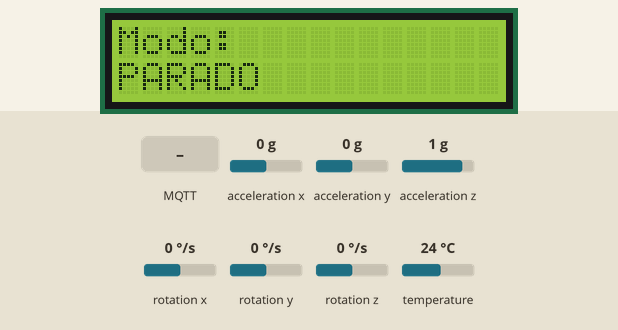
Simulated run of this program. Board: ESP32. Shown: 16×2 character LCD. Inputs (shaded band) come from the test bench; at power-on: acceleration x 0 g, acceleration y 0 g, acceleration z 1 g, rotation x 0 °/s, rotation y 0 °/s, rotation z 0 °/s, temperature 24 °C. WiFi joins after 1.5 s; servers stay silent unless stated; random numbers use the default seed unless the program sets one; no MQTT or app messages arrive unless stated; what the program prints to the serial monitor is not drawn.

Above: at 3.8 s.
3.9 s: acceleration x set to -1.4 g
At 5.4 s:
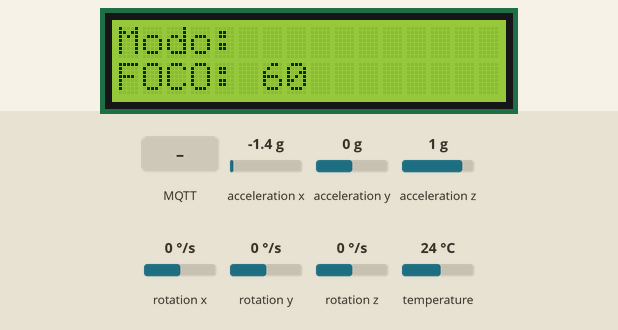
6.9 s: MQTT message "1" arrives on the first subscribed topic
At 7.6 s:
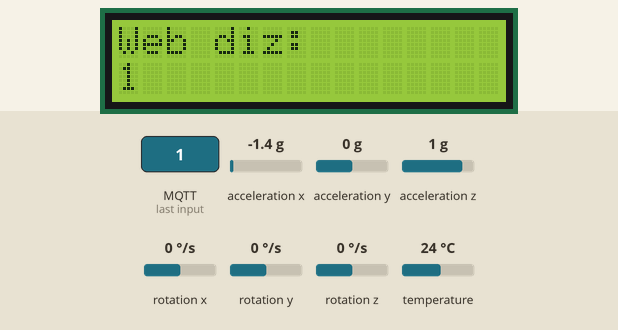
8.4 s: acceleration x set to 1.4 g
At 11.3 s:
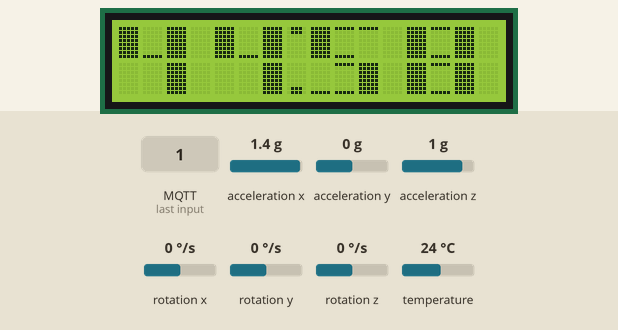
11.4 s: MQTT message "on" arrives on the first subscribed topic
At 12.1 s:
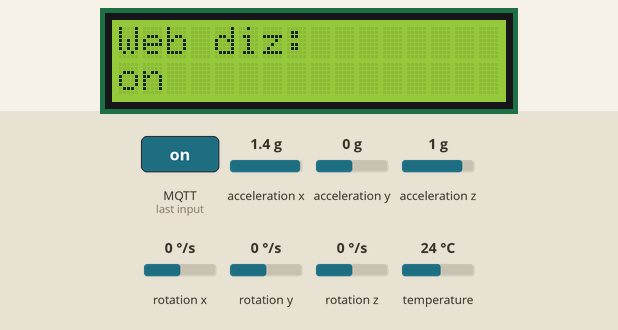
13.0 s: MQTT message "off" arrives on the first subscribed topic
At 13.8 s:
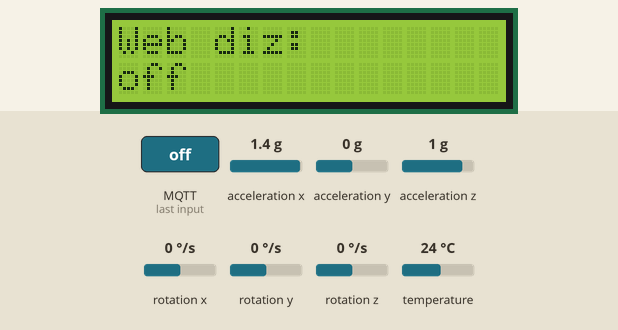
14.5 s: acceleration x set to -0.8 g
At 15.8 s:
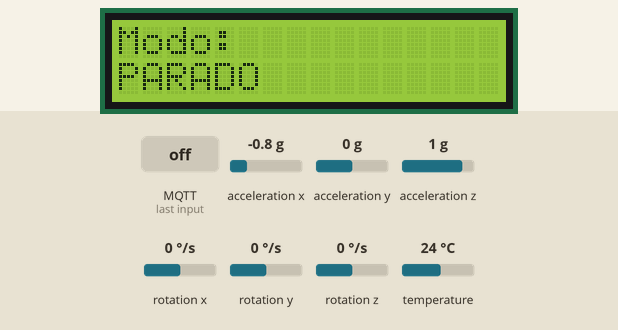
Timing chart, 0 to 17.5 s (numbered marks = the images above; inputs shaded):
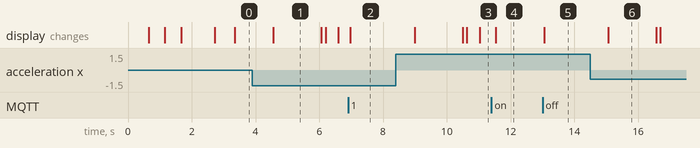

The program:

main.cpp
```cpp
/* =================================================================
 * PROJETO: FOCUS CUBE
 * AUTOR: André Goes, Gabriel Caetano, João Fittipaldi e Lizandra Vieira
 * =================================================================
 */

#include <Arduino.h>
#include <Wire.h>
#include <Adafruit_MPU6050.h>
#include <Adafruit_Sensor.h>
#include <LiquidCrystal_I2C.h>
#include <WiFi.h>
#include <PubSubClient.h>
#include "freertos/FreeRTOS.h"
#include "freertos/task.h"
#include "freertos/queue.h"
#include "freertos/semphr.h"

#define SDA_PIN 21
#define SCL_PIN 22

// --- Configurações ---
const char* WIFI_SSID = "uaifai-tiradentes";
const char* WIFI_PASS = "bemvindoaocesar";
const char* MQTT_BROKER = "broker.hivemq.com";
const int   MQTT_PORT = 1883;
const char* MQTT_TOPIC_STATUS = "focuscube/status";
const char* MQTT_TOPIC_COMMAND = "focuscube/comando";
Adafruit_MPU6050 mpu;
LiquidCrystal_I2C lcd(0x27, 16, 2);
WiFiClient espClient;
PubSubClient mqttClient(espClient);

enum Face { FACE_POS_X, FACE_NEG_X, FACE_POS_Y, FACE_NEG_Y, FACE_POS_Z, FACE_NEG_Z, FACE_UNKNOWN };
enum ModeType { TYPE_FOCUS, TYPE_SMART_BREAK, TYPE_IDLE };

struct ModeConfig { const char* name; uint32_t seconds; ModeType type; };
enum DisplayMessageType { MSG_TYPE_FACE, MSG_TYPE_COMMAND };
struct DisplayMessage { DisplayMessageType type; union { Face face; char command[17]; } data; };

QueueHandle_t xDisplayQueue;
QueueHandle_t xMQTTQueue;
SemaphoreHandle_t mutexI2C;

TaskHandle_t  xTaskSensor;
TaskHandle_t  xTaskDisplay;
TaskHandle_t  xTaskMQTT;

// --- Protótipos ---
void vTask_Sensor(void *pvParameters);
void vTask_Display(void *pvParameters);
void vTask_MQTT(void *pvParameters);
Face classifyFace(float ax, float ay, float az);
void setupWiFi();
void reconnectMQTT();
void mqttCallback(char* topic, byte* payload, unsigned int length);
ModeConfig getModeForFace(Face f);
void loadCustomChars();
void printBigDigit(int digit, int col);

// ================== SETUP ==================
void setup() {
  Serial.begin(115200);
  Wire.begin(SDA_PIN, SCL_PIN);
  mutexI2C = xSemaphoreCreateMutex();

  lcd.init();
  lcd.backlight();
  loadCustomChars();

  if (!mpu.begin()) {
    Serial.println("MPU Fail!");
    while(1) delay(100);
  }

  mpu.setAccelerometerRange(MPU6050_RANGE_4_G);
  mpu.setFilterBandwidth(MPU6050_BAND_21_HZ);

  setupWiFi();
  mqttClient.setServer(MQTT_BROKER, MQTT_PORT);
  mqttClient.setCallback(mqttCallback);

  xDisplayQueue = xQueueCreate(5, sizeof(DisplayMessage));
  xMQTTQueue = xQueueCreate(5, sizeof(Face));

  xTaskCreate(vTask_Sensor, "SensorTask", 4096, NULL, 1, &xTaskSensor);
  xTaskCreate(vTask_MQTT, "MQTTTask", 4096, NULL, 2, &xTaskMQTT);
  xTaskCreate(vTask_Display, "DisplayTask", 4096, NULL, 1, &xTaskDisplay);
}

void loop() { vTaskDelay(pdMS_TO_TICKS(1000)); }

// ================== TASKS ==================

void vTask_Sensor(void *pvParameters) {
  Face lastFace = FACE_UNKNOWN;
  Face candidateFace = FACE_UNKNOWN;
  unsigned long candidateSince = 0;
  sensors_event_t a, g, temp;

  for (;;) {
    if (xSemaphoreTake(mutexI2C, portMAX_DELAY) == pdTRUE) {
      mpu.getEvent(&a, &g, &temp);
      xSemaphoreGive(mutexI2C);
    }

    Face f = classifyFace(a.acceleration.x, a.acceleration.y, a.acceleration.z);
    unsigned long now = millis();

    if (f != candidateFace) { candidateFace = f; candidateSince = now; }

    if (f != lastFace && (now - candidateSince) >= 500) {
      lastFace = f;
      xQueueSend(xMQTTQueue, &lastFace, pdMS_TO_TICKS(10));
      DisplayMessage msg; msg.type = MSG_TYPE_FACE; msg.data.face = lastFace;
      xQueueSend(xDisplayQueue, &msg, pdMS_TO_TICKS(10));
    }
    vTaskDelay(pdMS_TO_TICKS(100));
  }
}

void vTask_Display(void *pvParameters) {
  DisplayMessage msg;
  bool timerRunning = false;
  uint32_t timerSecondsRemaining = 0;
  unsigned long lastTimerTick = 0;
  bool showModeScreen = false;
  unsigned long modeScreenUntil = 0;

  uint32_t lastFocusDuration = 25 * 60;
  char currentModeName[17] = "OCIOSO";

  if (xSemaphoreTake(mutexI2C, portMAX_DELAY) == pdTRUE) {
    lcd.clear(); lcd.print("Focus Cube");
    lcd.setCursor(0, 1); lcd.print("Pronto!");
    xSemaphoreGive(mutexI2C);
  }

  for (;;) {
    if (xQueueReceive(xDisplayQueue, &msg, 0) == pdTRUE) {
      if (msg.type == MSG_TYPE_FACE) {
        ModeConfig newMode = getModeForFace(msg.data.face);

        if (newMode.type == TYPE_FOCUS) {
          lastFocusDuration = newMode.seconds;
          timerSecondsRemaining = newMode.seconds;
          strcpy(currentModeName, newMode.name);
          Serial.printf(">>> Foco Inciado: %d min\n", newMode.seconds/60);

        } else if (newMode.type == TYPE_SMART_BREAK) {
          Serial.printf(">>> Calculando Pausa (Base: %d min)\n", lastFocusDuration/60);

          if (lastFocusDuration <= 25 * 60) {
            timerSecondsRemaining = 5 * 60;
            strcpy(currentModeName, "PAUSA (5m)");
          } else if (lastFocusDuration <= 30 * 60) {
            timerSecondsRemaining = 10 * 60;
            strcpy(currentModeName, "PAUSA (10m)");
          } else if (lastFocusDuration <= 45 * 60) {
            timerSecondsRemaining = 15 * 60;
            strcpy(currentModeName, "PAUSA (15m)");
          } else {
            timerSecondsRemaining = 20 * 60;
            strcpy(currentModeName, "PAUSA (20m)");
          }

        } else {
           timerSecondsRemaining = 0;
           strcpy(currentModeName, "PARADO");
        }

        timerRunning = (timerSecondsRemaining > 0);
        lastTimerTick = millis();
        showModeScreen = true;
        modeScreenUntil = millis() + 1500;

        if (xSemaphoreTake(mutexI2C, portMAX_DELAY) == pdTRUE) {
          lcd.clear(); lcd.print("Modo:");
          lcd.setCursor(0, 1); lcd.print(currentModeName);
          xSemaphoreGive(mutexI2C);
        }
      } else if (msg.type == MSG_TYPE_COMMAND) {
        timerRunning = false; showModeScreen = true; modeScreenUntil = millis() + 3000;
        if (xSemaphoreTake(mutexI2C, portMAX_DELAY) == pdTRUE) {
           lcd.clear(); lcd.print("Web diz:");
           lcd.setCursor(0, 1); lcd.print(msg.data.command);
           xSemaphoreGive(mutexI2C);
        }
      }
    }

    if (timerRunning) {
      if (millis() - lastTimerTick >= 1000) {
        lastTimerTick = millis();
        if (timerSecondsRemaining > 0) {
          timerSecondsRemaining--;

          Serial.printf("[TIMER] %02d:%02d\n", timerSecondsRemaining / 60, timerSecondsRemaining % 60);

        } else {
          timerRunning = false; showModeScreen = true; modeScreenUntil = millis() + 5000;
          if (xSemaphoreTake(mutexI2C, portMAX_DELAY) == pdTRUE) {
            lcd.clear(); lcd.print("      FIM!      ");
            xSemaphoreGive(mutexI2C);
          }
        }
      }
    }

    if (xSemaphoreTake(mutexI2C, portMAX_DELAY) == pdTRUE) {
      if (showModeScreen) {
        if (millis() >= modeScreenUntil) {
            showModeScreen = false; lcd.clear();
        }
      }
      else if (timerRunning) {
        int m = timerSecondsRemaining / 60;
        int s = timerSecondsRemaining % 60;
        printBigDigit(m / 10, 0);
        printBigDigit(m % 10, 4);
        lcd.setCursor(7, 0); lcd.write(6);
        lcd.setCursor(7, 1); lcd.write(7);
        printBigDigit(s / 10, 8);
        printBigDigit(s % 10, 12);
      }
      else {
        lcd.setCursor(0, 0); lcd.print("Focus Cube     ");
        lcd.setCursor(0, 1); lcd.print("Modo: PARADO   ");
      }
      xSemaphoreGive(mutexI2C);
    }
    vTaskDelay(pdMS_TO_TICKS(100));
  }
}

void vTask_MQTT(void *pvParameters) {
  Face faceParaPublicar;
  for(;;) {
    if (WiFi.status() != WL_CONNECTED) { }
    if (WiFi.status() == WL_CONNECTED && !mqttClient.connected()) reconnectMQTT();
    if (WiFi.status() == WL_CONNECTED) mqttClient.loop();

    if (xQueueReceive(xMQTTQueue, &faceParaPublicar, pdMS_TO_TICKS(10)) == pdTRUE) {
      if (mqttClient.connected()) {
         ModeConfig mode = getModeForFace(faceParaPublicar);
         mqttClient.publish(MQTT_TOPIC_STATUS, mode.name);
      }
    }
    vTaskDelay(pdMS_TO_TICKS(20));
  }
}

void setupWiFi() {
  lcd.clear(); lcd.setCursor(0,0); lcd.print("Conectando WiFi");
  Serial.print("Conectando WiFi: "); Serial.println(WIFI_SSID);
  WiFi.begin(WIFI_SSID, WIFI_PASS);
  int attempts = 0;
  while (WiFi.status() != WL_CONNECTED && attempts < 20) {
    delay(500);
    Serial.print(".");
    lcd.setCursor(attempts % 16, 1); lcd.print(".");
    attempts++;
  }
  lcd.clear();
  if(WiFi.status() == WL_CONNECTED) {
    Serial.println("\nWiFi OK!");
    lcd.setCursor(0,0); lcd.print("WiFi Conectado!");
    delay(1000);
  } else {
    Serial.println("\nWiFi Falhou.");
    lcd.setCursor(0,0); lcd.print("WiFi Falhou!");
    delay(2000);
  }
}

void reconnectMQTT() {
  if (!mqttClient.connected()) {
      String clientId = "focuscube-" + String(random(0xffff), HEX);
      if (mqttClient.connect(clientId.c_str())) {
        mqttClient.subscribe(MQTT_TOPIC_COMMAND);
      }
  }
}

void mqttCallback(char* topic, byte* payload, unsigned int length) {
  char message[length + 1]; memcpy(message, payload, length); message[length] = '\0';
  DisplayMessage msg; msg.type = MSG_TYPE_COMMAND;
  strncpy(msg.data.command, message, 16); msg.data.command[16] = '\0';
  xQueueSend(xDisplayQueue, &msg, pdMS_TO_TICKS(10));
}

Face classifyFace(float ax, float ay, float az) {
  const float G = 9.80665f; const float T = 0.40f;
  float gx = ax/G, gy = ay/G, gz = az/G;
  float abx = fabs(gx), aby = fabs(gy), abz = fabs(gz);
  if (abx >= aby && abx >= abz) { if (abx >= T) return gx > 0 ? FACE_POS_X : FACE_NEG_X; }
  else if (aby >= abx && aby >= abz) { if (aby >= T) return gy > 0 ? FACE_POS_Y : FACE_NEG_Y; }
  else { if (abz >= T) return gz > 0 ? FACE_POS_Z : FACE_NEG_Z; }
  return FACE_UNKNOWN;
}

ModeConfig getModeForFace(Face f) {
  switch (f) {
    case FACE_POS_Y: return {"FOCO: 25", 25 * 60, TYPE_FOCUS};
    case FACE_NEG_Y: return {"FOCO: 30", 30 * 60, TYPE_FOCUS};
    case FACE_POS_X: return {"FOCO: 45", 45 * 60, TYPE_FOCUS};
    case FACE_NEG_X: return {"FOCO: 60", 60 * 60, TYPE_FOCUS};

    case FACE_NEG_Z: return {"DESCANSAR", 0, TYPE_SMART_BREAK};
    case FACE_POS_Z: return {"PARADO", 0, TYPE_IDLE};

    default:         return {"PARADO", 0, TYPE_IDLE};
  }
}

byte custom_chars[8][8] = {
  { 31, 0, 0, 0, 0, 0, 0, 0 }, { 0, 0, 0, 0, 0, 0, 0, 31 }, { 31, 0, 0, 0, 0, 0, 0, 31 },
  { 31, 0, 0, 0, 0, 0, 0, 31 }, { 24, 24, 24, 24, 24, 24, 24, 24 }, { 3, 3, 3, 3, 3, 3, 3, 3 },
  { 14, 14, 0, 0, 0, 0, 0, 0 }, { 0, 0, 0, 0, 0, 0, 14, 14 }
};
void loadCustomChars() { for(int i=0; i<8; i++) lcd.createChar(i, custom_chars[i]); }

void printBigDigit(int digit, int col) {
  byte map[10][6] = {
    {255, 0, 255, 255, 1, 255}, {32, 32, 255, 32, 32, 255}, {0, 2, 255, 255, 1, 1},
    {0, 2, 255, 1, 2, 255}, {255, 1, 255, 32, 32, 255}, {255, 2, 0, 1, 2, 255},
    {255, 2, 0, 255, 2, 255}, {0, 0, 255, 32, 32, 255}, {255, 2, 255, 255, 2, 255},
    {255, 2, 255, 1, 2, 255}
  };
  lcd.setCursor(col, 0); lcd.write(map[digit][0]); lcd.write(map[digit][1]); lcd.write(map[digit][2]);
  lcd.setCursor(col, 1); lcd.write(map[digit][3]); lcd.write(map[digit][4]); lcd.write(map[digit][5]);
}
```

Measured:
- after the input at 13.0 s, the display: changes after 0.05 s (image 5)
- what the display in image 1 shows lasts 1.5 s, from 4.6 s to 6.1 s
